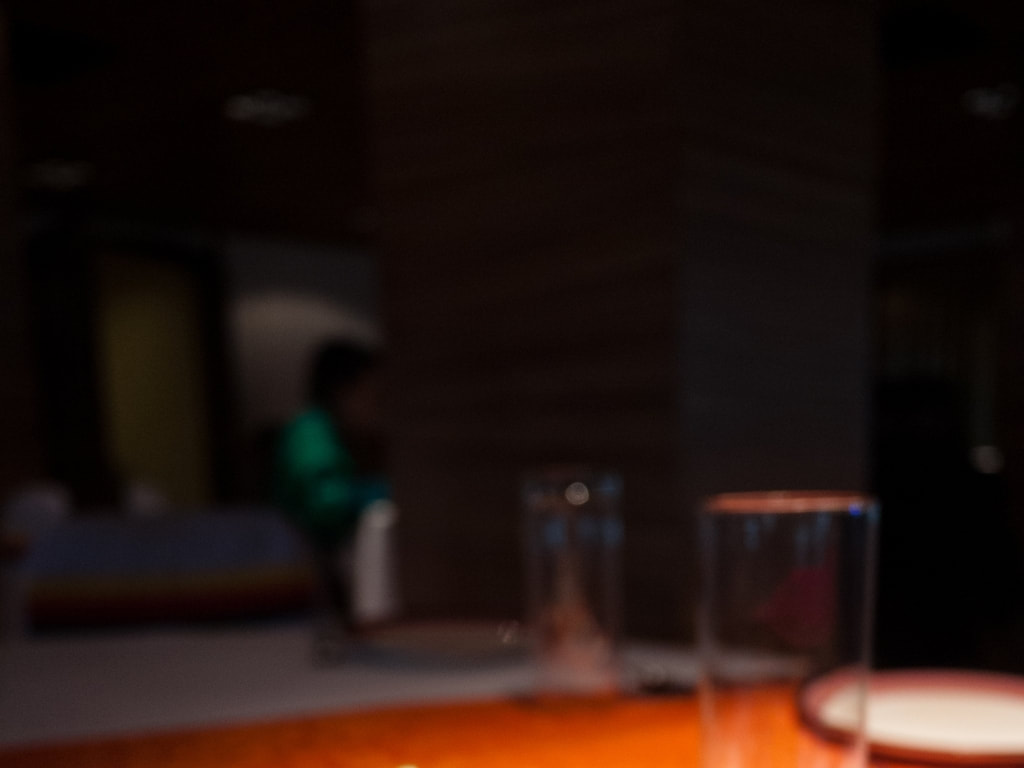
#> input picture sample_data/1024x768/test_images/indic-sharpness-1_orig.jpg, 1024 x 768 px
$ jupyter execute '2 - Desfoque.ipynb'   (shell and % lines are left out)
#> lines starting #> are read from the running program, lines starting #| are printed output that depends on the picture; long printed decimals are rounded
[cell 1]
from matplotlib.pyplot import imshow
from PIL import Image
import numpy as np
import scipy.ndimage.filters

from matplotlib import pyplot as plt
from matplotlib import colors
from skimage.color import rgb2lab, lab2rgb

[cell 2]
im1 = Image.open('../../sample_data/1024x768/test_images/indic-sharpness-1_orig.jpg')
#> im1 is the input picture: PIL image 1024x768 RGB; mean R, G, B 35.4, 20.2, 15.3
im2 = Image.open('../../sample_data/1024x768/test_images/indic-sharpness-5_orig.jpg')
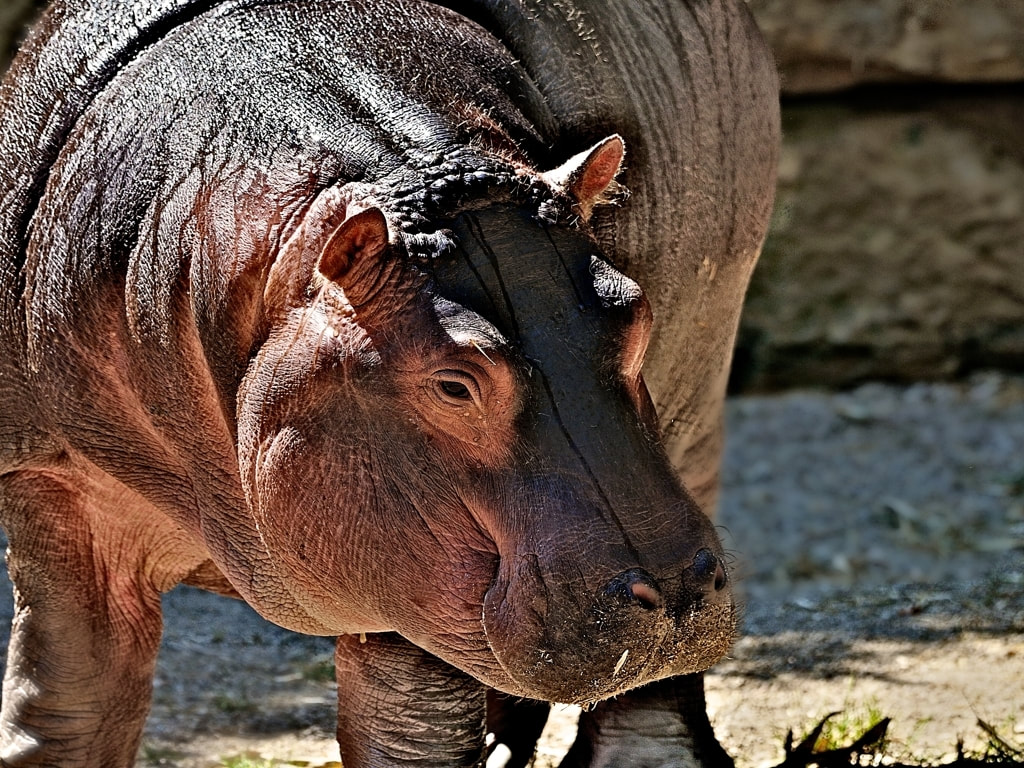
#> input picture sample_data/1024x768/test_images/indic-sharpness-5_orig.jpg, 1024 x 768 px
#> im2 is the input picture: PIL image 1024x768 RGB; mean R, G, B 97.8, 80.4, 69.8

imArr = np.array(im1)
imArr2 = np.array(im2)

h = imArr.shape[0]
#> h = 768
w = imArr.shape[1]
#> w = 1024


plt.imshow(imArr, cmap='gray', vmin=0, vmax=255)
#plt.imshow(imArr2, cmap='gray', vmin=0, vmax=255)

[cell 3]
fft = np.fft.fft2(imArr[:,:,0])
fft2 = np.fft.fft2(imArr2[:,:,0])

[cell 4]
def extract(fft):

    flattenFFT = fft.flatten()
    alpha = 5
    ftr = [(abs(a) > alpha) for a in flattenFFT]
#> ftr = 786432 items
    C = flattenFFT[ftr]
    feat = len(C)/len(flattenFFT)
#> feat = 1
    return feat

[cell 5]
print ("BLUR FEATURE = ", extract(fft))
#| BLUR FEATURE =  0.9998

[cell 6]
print ("BLUR FEATURE = ", extract(fft2))
#| BLUR FEATURE =  1.0

[cell 7]
plt.bar( np.arange(len(fft[370])),np.absolute(fft[410]))
plt.ylim((0,1500))
plt.show()
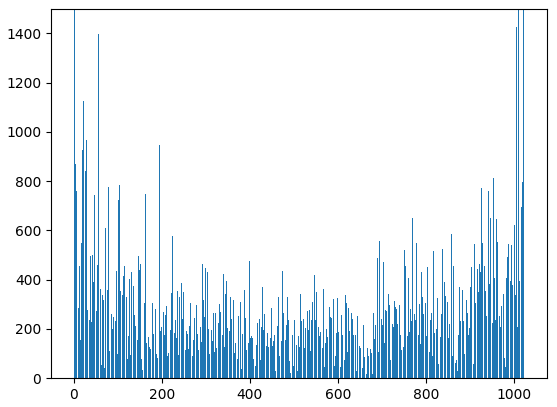
#> figure drawn by matplotlib, 1 panel; tallest bar 84598.5 high, from x = -0.4 to 0.4

[cell 8]
plt.bar( np.arange(len(fft[370])),np.absolute(fft2[410]))
plt.ylim((0,15000))
plt.show()
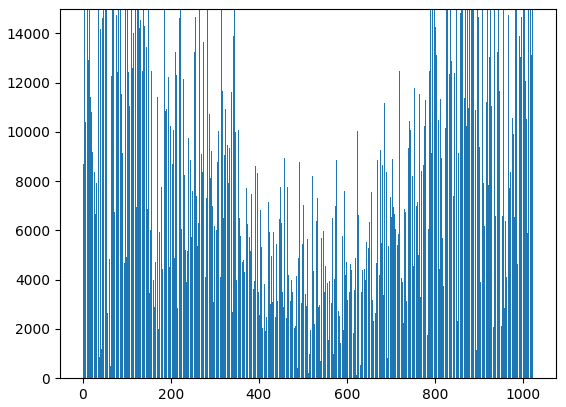
#> figure drawn by matplotlib, 1 panel; tallest bar 36155 high, from x = 940.6 to 941.4

[cell 9]
flattenFFT = fft2.flatten()
a = np.power(np.absolute(flattenFFT),1/16)

a = a/a.sum()
a= a* 255/max(a)

[cell 10]
a2 = a.astype(np.uint8)
a2 = a2.reshape(w,h)
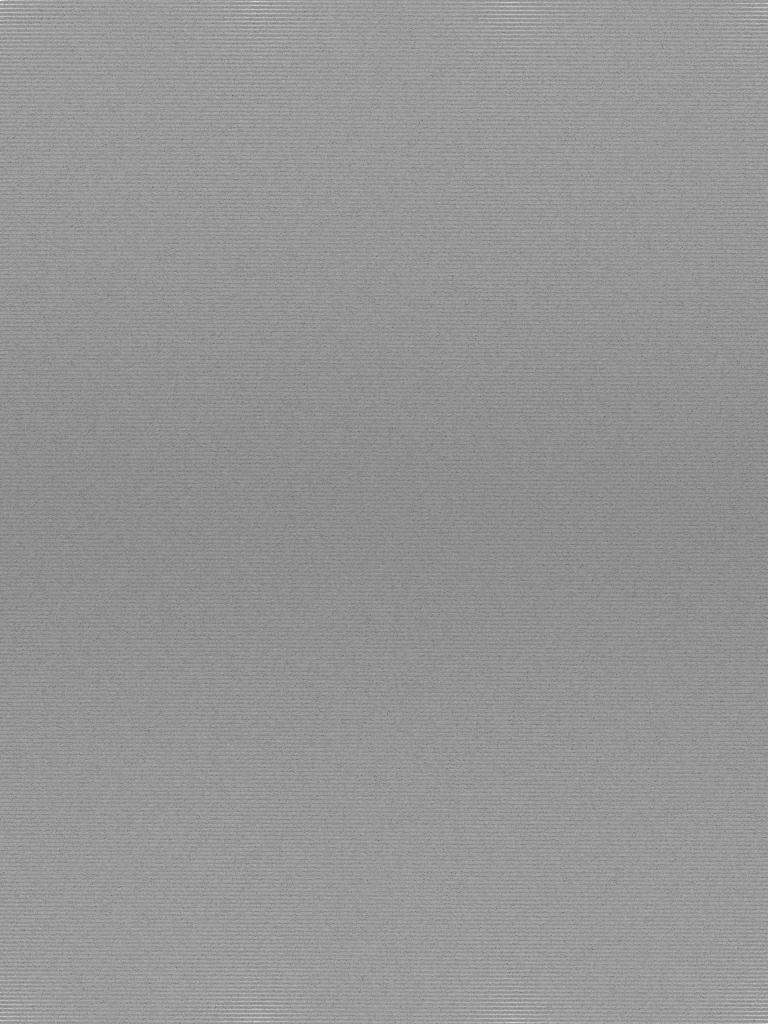
#> a2: shape (1024, 768); min 96, max 255, mean 149

plt.figure(figsize=(10,10))
plt.imshow( a2,cmap='gray', vmin=0, vmax=255)
